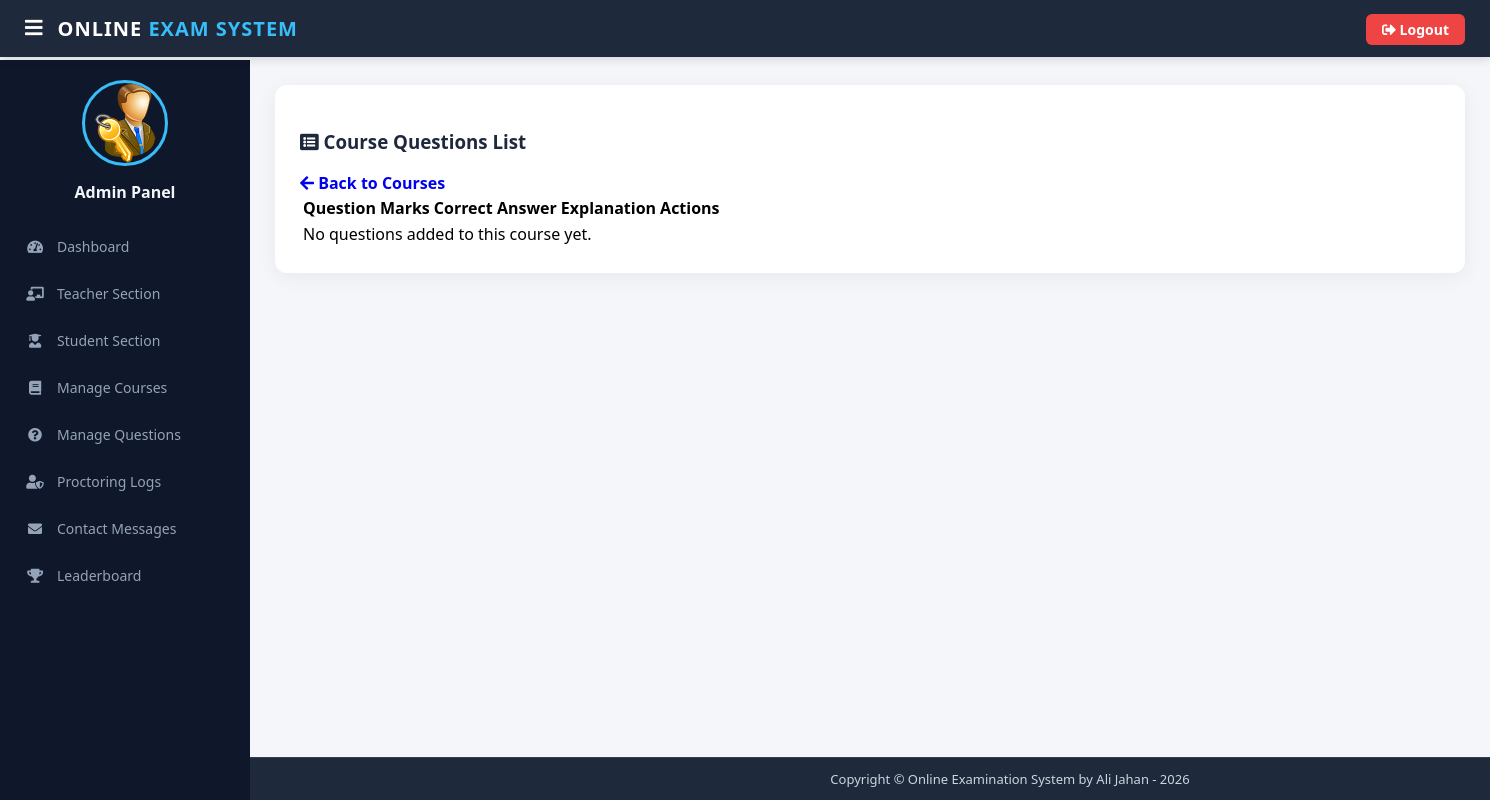
The page /view-question/7 (signed in) on the database as committed earlier.
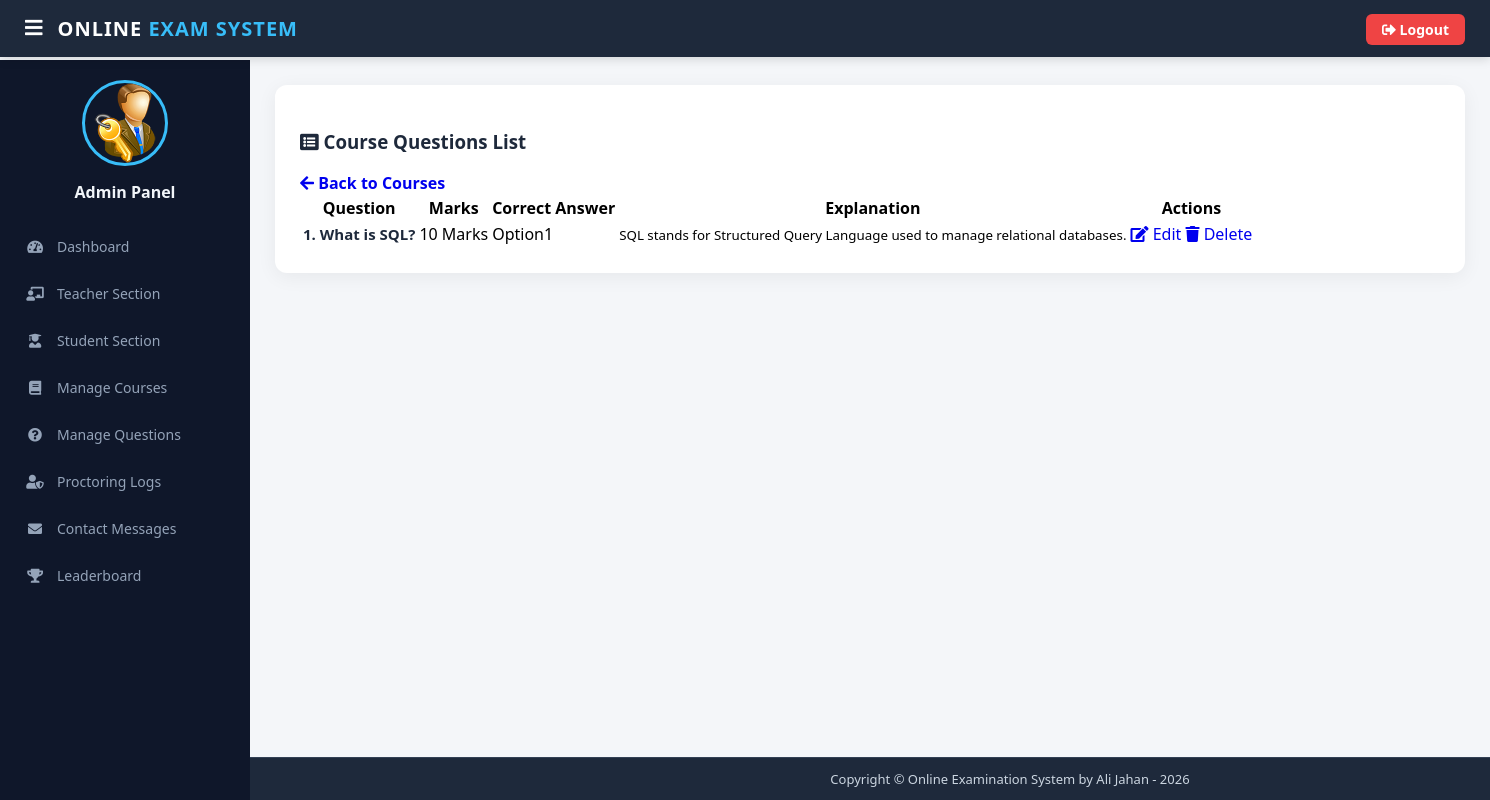
The same page on the database as committed later.
### exam/models.py (models this page shows)
class Question(models.Model):
    course = models.ForeignKey(Course, on_delete=models.CASCADE)
    marks = models.PositiveIntegerField()
    question = models.CharField(max_length=600)
    option1 = models.CharField(max_length=200)
    option2 = models.CharField(max_length=200)
    option3 = models.CharField(max_length=200)
    option4 = models.CharField(max_length=200)
    cat = (('Option1','Option1'),('Option2','Option2'),('Option3','Option3'),('Option4','Option4'))
    answer = models.CharField(max_length=200, choices=cat)
    explanation = models.TextField(blank=True, default='')

### exam/views.py (the view)
# urls.py: path('view-question/<int:pk>', views.view_question_view,name='view-question'),
@login_required(login_url='adminlogin')
def view_question_view(request,pk):
    questions=models.Question.objects.all().filter(course_id=pk)
    return render(request,'exam/view_question.html',{'questions':questions, 'course_id': pk})

### templates/exam/view_question.html (shortened to what this page needs)
{% extends 'exam/adminbase.html' %}
{% block content %}
{% load static %}
<head>
</head>
<div class="container-fluid px-3">
  <div class="card-box">
    <div class="d-flex justify-content-between align-items-center mb-4 flex-wrap" style="gap: 15px;">
      <h3 class="m-0" style="font-weight: 700; color: #1e293b;"><i class="fas fa-list-alt text-primary"></i> Course Questions List</h3>
      <a class="btn btn-secondary" style="font-weight: bold; border-radius: 6px;" href="{% url 'admin-view-question' %}">
        <i class="fas fa-arrow-left"></i> Back to Courses
      </a>
    </div>
    <div class="table-responsive">
      <table class="table table-hover align-middle">
        <thead class="thead-dark">
          <tr>
            <th>Question</th>
            <th>Marks</th>
            <th>Correct Answer</th>
            <th>Explanation</th>
            <th>Actions</th>
          </tr>
        </thead>
        <tbody>
          {% for q in questions %}
          <tr>
            <td><strong style="font-size: 15px; color: #1e293b;">{{ forloop.counter }}. {{ q.question }}</strong></td>
            <td><span class="badge badge-info p-2">{{ q.marks }} Marks</span></td>
            <td><span class="badge badge-success p-2">{{ q.answer }}</span></td>
            <td><small class="text-muted">{{ q.explanation|default:"No explanation provided" }}</small></td>
            <td>
              <a class="btn btn-success btn-sm" style="border-radius: 4px;" href="{% url 'update-question' q.id %}" title="Edit Question"><i class="fas fa-edit"></i> Edit</a>
              <a class="btn btn-danger btn-sm" style="border-radius: 4px;" href="{% url 'delete-question' q.id %}" title="Delete Question" onclick="return confirm('Are you sure you want to delete this question?');"><i class="fas fa-trash"></i> Delete</a>
            </td>
          </tr>
          {% empty %}
          <tr>
            <td colspan="5" class="text-center text-muted py-4">No questions added to this course yet.</td>
          </tr>
          {% endfor %}
        </tbody>
      </table>
    </div>
  </div>
</div>
{% endblock content %}

Rows that differ between the two databases and show on the page:
added Question: question "What is SQL?", marks "10", answer "Option1", explanation "SQL stands for Structured Query Language used to manage relational databases."
Other text that changed with them:
text no longer shown: "No questions added to this course yet."
